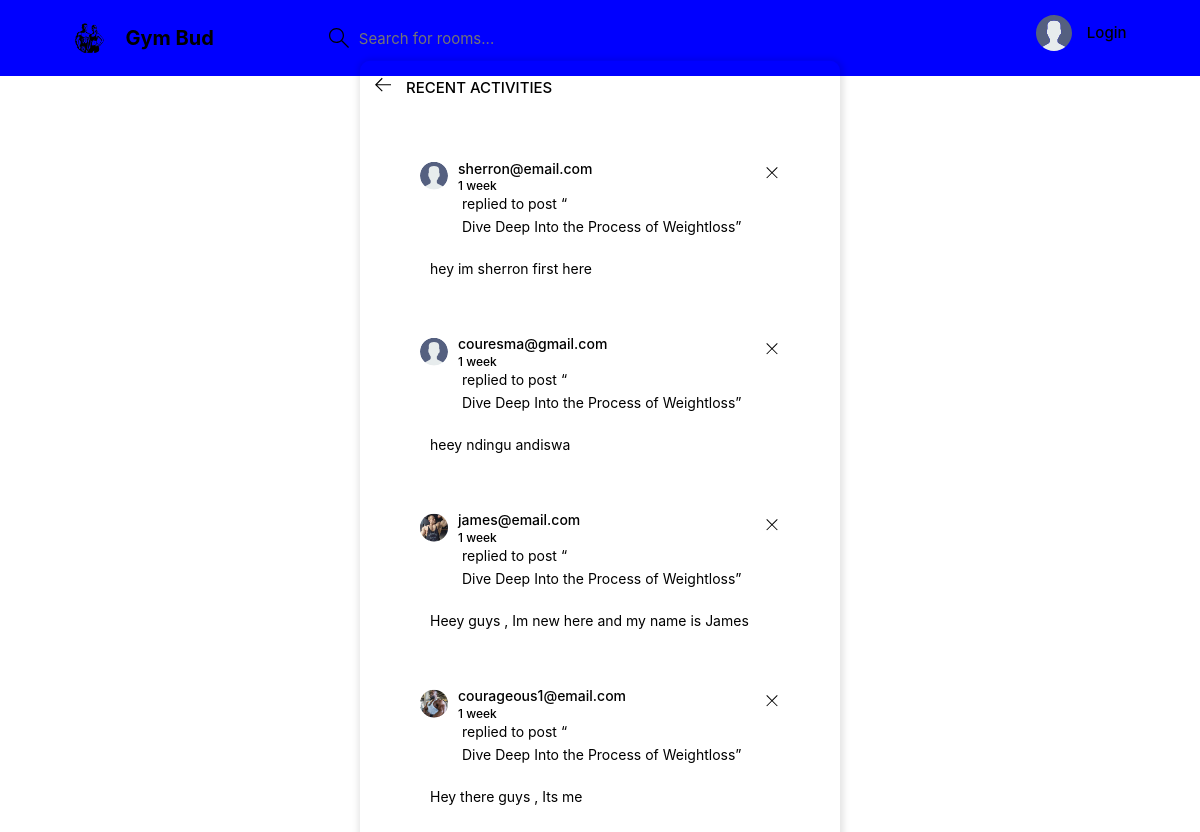
The page /activity/ on the database its author committed.
### gym_bud_app/models.py (models this page shows, shortened)
class Message(models.Model):
    user = models.ForeignKey(User, on_delete=models.CASCADE)
    room = models.ForeignKey(Room, on_delete=models.CASCADE)
    body = models.TextField()
    update = models.DateTimeField(auto_now=True)
    created = models.DateTimeField(auto_now_add=True)
    class Meta:
        ordering = ['-created']

class User(AbstractUser):
    name = models.CharField(max_length=200,null=True)
    email = models.EmailField(unique=True)
    bio = models.TextField(null=True)
    avatar = models.ImageField(null=True, default="avatar.svg")
    USERNAME_FIELD = 'email'
    REQUIRED_FIELDS = []

class Room(models.Model):
    host = models.ForeignKey(User, models.SET_NULL, null=True)
    topic = models.ForeignKey(Topic, models.SET_NULL, null=True)
    name = models.CharField(max_length=200)
    description = models.TextField(null=True, blank=True)
    participants = models.ManyToManyField(User, related_name='participants', blank=True)
    updated = models.DateTimeField(auto_now=True)
    created = models.DateTimeField(auto_now_add=True)
    class Meta:
        ordering = ['-updated','-created']
    def __str__(self):
        return self.name

### gym_bud_app/views.py (the view)
# urls.py: path('activity/', activityPage, name='activity' ),
def activityPage(request):
    room_messages = Message.objects.all()
    return render(request,'base/activity.html', {'room_messages': room_messages })

### gym_bud_app/templates/base/activity.html
{% extends 'main.html' %}{% block content%} {% load static %}
<main class="layout">
  <div class="container">
    <div class="layout__box">
      <div class="layout__boxHeader">
        <div class="layout__boxTitle">
          <a href="{% url 'home' %}">
            <svg
              version="1.1"
              xmlns="http://www.w3.org/2000/svg"
              width="32"
              height="32"
              viewBox="0 0 32 32"
            >
              <title>arrow-left</title>
              <path
                d="M13.723 2.286l-13.723 13.714 13.719 13.714 1.616-1.611-10.96-10.96h27.625v-2.286h-27.625l10.965-10.965-1.616-1.607z"
              ></path>
            </svg>
          </a>
          <h3>Recent Activities</h3>
        </div>
      </div>
      <div class="activities-page layout__body">
        {% for message in room_messages %}
        <div class="activities__box">
          <div class="activities__boxHeader roomListRoom__header">
            <a
              href="{% url 'user-profile' message.user.id %}"
              class="roomListRoom__author"
            >
              <div class="avatar avatar--small">
                <img src="{{message.user.avatar.url}}" />
              </div>
              <p>
                {{message.user}}
                <span>{{message.created|timesince}}</span>
              </p>
            </a>
            <div class="roomListRoom__actions">
              <a href="#">
                <svg
                  version="1.1"
                  xmlns="http://www.w3.org/2000/svg"
                  width="32"
                  height="32"
                  viewBox="0 0 32 32"
                >
                  <title>remove</title>
                  <path
                    d="M27.314 6.019l-1.333-1.333-9.98 9.981-9.981-9.981-1.333 1.333 9.981 9.981-9.981 9.98 1.333 1.333 9.981-9.98 9.98 9.98 1.333-1.333-9.98-9.98 9.98-9.981z"
                  ></path>
                </svg>
              </a>
            </div>
          </div>
          <div class="activities__boxContent">
            <p>
              replied to post “<a href="{% url 'room' message.room.id %}"
                >{{message.room}}</a
              >”
            </p>
            <div class="activities__boxRoomContent">{{message.body}}</div>
          </div>
        </div>
        {% endfor %}
      </div>
    </div>
  </div>
</main>
{% endblock %}

### static/styles/style.css (style rules this page uses)
* { font-family: "DM Sans", -apple-system, BlinkMacSystemFont, "Segoe UI", Roboto, Oxygen, Ubuntu, Cantarell, "Open Sans", "Helvetica Neue", sans-serif; margin: 0; padding: 0; box-sizing: border-box; text-rendering: optimizeLegibility; font-size: inherit; }
html { font-size: 56.25%; }
@media only screen and (min-width: 1200px) { html { font-size: 62.5%; } }
img { width: 100%; }
a { display: inline-block; color: var(--color-main); text-decoration: none; }
.container { max-width: 120rem; width: 90%; margin: auto; }
.avatar { position: relative; display: inline-block; border-radius: 50%; border: 2px solid var(--color-main); }
.avatar img { display: block; border-radius: 50%; object-fit: cover; object-position: center; }
.avatar::after { content: ""; display: block; position: absolute; background-color: var(--color-gray); z-index: 111; border-radius: 50%; border: 0.3rem solid var(--color-dark); }
.avatar.avatar--small img { width: 2.8rem; height: 2.8rem; }
.avatar.avatar--small:after { width: 0.7rem; height: 0.7rem; bottom: 0px; right: -6px; }
.layout { margin-top: 2.4rem; }
.layout > .container { display: flex; justify-content: space-between; align-items: flex-start; }
.layout__box { width: 90%; max-width: 48rem; min-height: 40rem; position: absolute; top: 50%; left: 50%; transform: translate(-50%, -46%); background-color: var(--color-dark); border-radius: 1rem; box-shadow: 1px 1px 6px 3px rgba(0, 0, 0, 0.1); overflow: hidden; }
.layout__boxHeader { display: flex; padding: 1.5rem; background-color: var(--color-dark-light); }
.layout__boxTitle { display: flex; gap: 1.5rem; align-items: center; }
.layout__boxTitle h3 { text-transform: uppercase; font-weight: 500; color: var(--color-light); }
.layout__boxTitle svg { width: 1.6rem; height: 1.6rem; fill: var(--color-main); }
.layout__body { margin: 3rem; }
.roomListRoom__header { display: flex; justify-content: space-between; align-items: center; }
.roomListRoom__author { font-weight: 500; display: flex; align-items: center; gap: 1rem; }
.roomListRoom__actions { display: flex; align-items: flex-start; gap: 1rem; position: relative; }
.roomListRoom__actions svg { fill: var(--color-main); width: 1.6rem; height: 1.6rem; }
.activities__box { margin: 1.5rem; padding: 1.5rem; border: 2px solid var(--color-dark-medium); border-radius: 5px; }
.activities__boxHeader p { font-size: 1.4rem; line-height: 1.3; }
.activities__boxHeader p span { color: var(--color-gray); font-size: 1.2rem; display: block; }
.activities__boxContent { margin-left: 4.2rem; }
.activities__boxContent { font-size: 1.4rem; }
.activities__boxRoomContent { background: var(--color-bg); padding: 1rem; border-radius: 5px; margin-top: 1rem; margin-left: -4.2rem; }
.roomListRoom__actions svg { fill: var(--color-light-gray); }

### rows shown on the page
Message: user.avatar (placeholder picture), user "sherron@email.com", created "1 week", room "Dive Deep Into the Process of Weightloss", body "hey im sherron first here"
Message: user.avatar (placeholder picture), user "couresma@gmail.com", created "1 week", room "Dive Deep Into the Process of Weightloss", body "heey ndingu andiswa"
Message: user.avatar (picture), user "james@email.com", created "1 week", room "Dive Deep Into the Process of Weightloss", body "Heey guys , Im new here and my name is James"
Message: user.avatar (picture), user "courageous1@email.com", created "1 week", room "Dive Deep Into the Process of Weightloss", body "Hey there guys , Its me"
